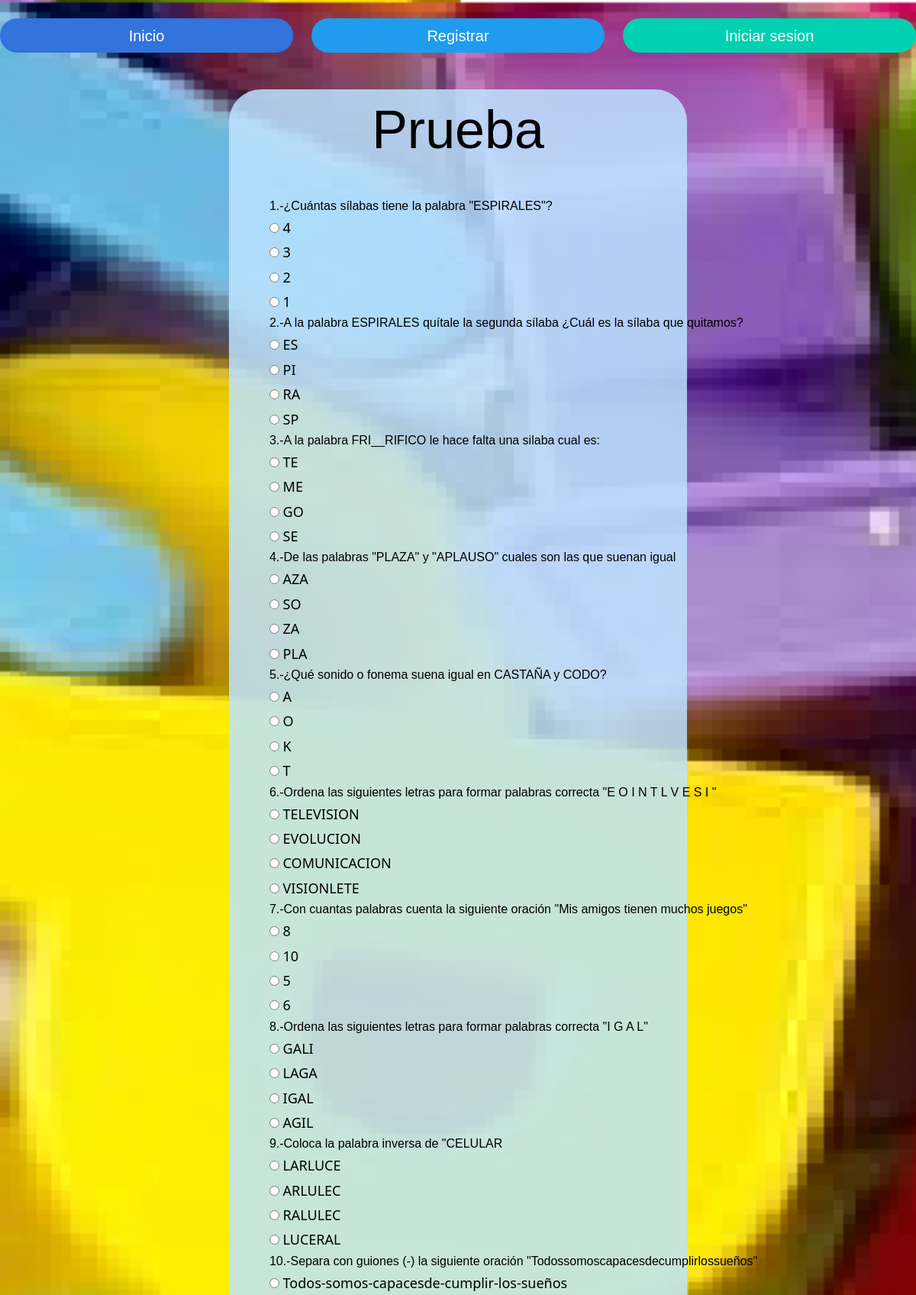
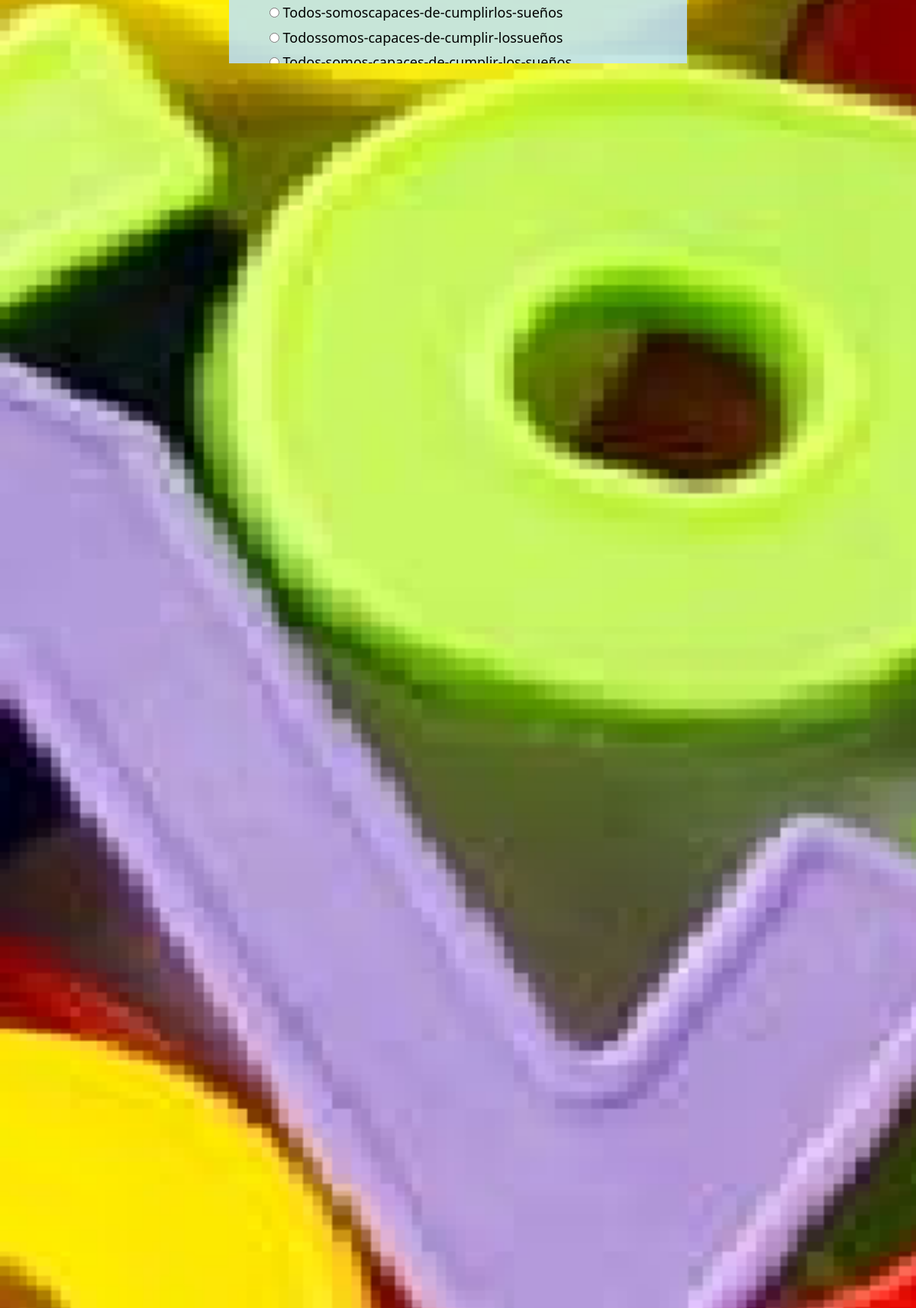
The page /DALA/Vista/pruebaPreguntas.php (upper part) on the database its author committed (2 pictures, top to bottom).
### tables this page shows
CREATE TABLE `preguntas` (
  `clave_pregunta` int(11) NOT NULL,
  `pregunta` longtext NOT NULL,
  `clasificacion` varchar(60) NOT NULL,
  `respuesta1` varchar(60) NOT NULL,
  `respuesta2` varchar(60) NOT NULL,
  `respuesta3` varchar(60) NOT NULL,
  `respuesta4` varchar(60) NOT NULL,
  `respuesta_correcta` varchar(60) NOT NULL
);

### DALA/Vista/pruebaPreguntas.php (the view, shortened to what this page needs)
<!DOCTYPE html>
<head>
    <link rel="stylesheet" href="../Estilos/bulma.css">
    <link rel="stylesheet" href="../Estilos/img.css">
</head>
<body><br>
    <div class="columns">
        <div class="column" align="center"><a class="button is-medium is-link is-rounded is-fullwidth"
                href="../Index.html">Inicio</a></div>
        <div class="column" align="center"><a class="button is-medium is-info is-rounded is-fullwidth"
                href="../Vista/Registro.html">Registrar</a></div>
        <div class="column" align="center"><a class="button is-medium is-primary is-rounded is-fullwidth"
                href="../Vista/InicioSesion.html">Iniciar sesion</a></div>
    </div><br>
    <?php
function connect()
{
return new mysqli("bonneville.websitewelcome.com", "utn5prgc", "q3#rR3rpx#x8dH2v", "utn5prgc_qwerty");
}
$con = connect();
$query = "select * from preguntas";
$res = $con->query($query);
$formulario = "<form class='prueba' id='form' name='form1' method='post' action='Prueba.php'>
    <h1 align='center'>Prueba</h1><br><br>
    <div id='apDiv1'>
      <form action='Prueba.php' method='post'>
      <table width='700' border='0'>
  <tr>
    <td>&nbsp;</td>
    <td>&nbsp;</td>
    <td>&nbsp;</td>
    <td>&nbsp;</td>
    <td>&nbsp;</td>
    <td>&nbsp;</td>
    <td>&nbsp;</td>
    <td>&nbsp;</td>
    <td>&nbsp;</td>
    <td>
    	<div>";
$contador = 0;
$contadorPre = 1;
while ($row = mysqli_fetch_array($res)) {
    $formulario .= "<label for='radio'>$contadorPre.-$row[pregunta]</label><br>";
    $formulario .= "<p><input class='form-control validate['required]' type='radio'  name='respuesta[$contador]' value='1'required> $row[respuesta1]</p>";
    $formulario .= "<p><input class='form-control validate['required]' type='radio'  name='respuesta[$contador]' value='2'> $row[respuesta2]</p>";
    $formulario .= "<p><input class='form-control validate['required]' type='radio'  name='respuesta[$contador]' value='3'> $row[respuesta3]</p>";
    $formulario .= "<p><input class='form-control validate['required]' type='radio'  name='respuesta[$contador]' value='4'> $row[respuesta4]</p>";
    $contador++;
    $contadorPre++;
}
$formulario .= "<input class='button is-success is-rounded' type='submit' name='bt_enviar' id='bt_enviar' value='Enviar' />
      </form>
      </div>
    </div>
    </td>
  </tr>
</table>
</form>";
echo $formulario;
?>
</body>
</html>

### DALA/Estilos/img.css (style rules this page uses)
.prueba { border-radius: 42px 42px 42px 42px; -moz-border-radius: 42px 42px 42px 42px; -webkit-border-radius: 42px 42px 42px 42px; border: 0px solid #000000; background-color:#bde3ffd8; width:50%; margin: auto; text-align:left; align-content: left; padding:0.8em; }

### rows shown on the page
preguntas: pregunta "¿Cuántas sílabas tiene la palabra \"ESPIRALES\"?", respuesta1 "4", respuesta2 "3", respuesta3 "2", respuesta4 "1"
preguntas: pregunta "A la palabra ESPIRALES quítale la segunda sílaba ¿Cuál es la sílaba que quitamos?", respuesta1 "ES", respuesta2 "PI", respuesta3 "RA", respuesta4 "SP"
preguntas: pregunta "A la palabra FRI__RIFICO le hace falta una silaba cual es:", respuesta1 "TE", respuesta2 "ME", respuesta3 "GO", respuesta4 "SE"
preguntas: pregunta "De las palabras \"PLAZA\" y \"APLAUSO\" cuales son las que suenan igual", respuesta1 "AZA", respuesta2 "SO", respuesta3 "ZA", respuesta4 "PLA"
preguntas: pregunta "¿Qué sonido o fonema suena igual en CASTAÑA y CODO?", respuesta1 "A", respuesta2 "O", respuesta3 "K", respuesta4 "T"
preguntas: pregunta "Ordena las siguientes letras para formar palabras correcta \"E O I N T L V E S I \"", respuesta1 "TELEVISION", respuesta2 "EVOLUCION", respuesta3 "COMUNICACION", respuesta4 "VISIONLETE"
preguntas: pregunta "Con cuantas palabras cuenta la siguiente oración \"Mis amigos tienen muchos juegos\"", respuesta1 "8", respuesta2 "10", respuesta3 "5", respuesta4 "6"
preguntas: pregunta "Ordena las siguientes letras para formar palabras correcta \"I G A L\"", respuesta1 "GALI", respuesta2 "LAGA", respuesta3 "IGAL", respuesta4 "AGIL"
preguntas: pregunta "Coloca la palabra inversa de \"CELULAR", respuesta1 "LARLUCE", respuesta2 "ARLULEC", respuesta3 "RALULEC", respuesta4 "LUCERAL"
preguntas: pregunta "Separa con guiones (-) la siguiente oración \"Todossomoscapacesdecumplirlossueños\"", respuesta1 "Todos-somos-capacesde-cumplir-los-sueños", respuesta2 "Todos-somoscapaces-de-cumplirlos-sueños", respuesta3 "Todossomos-capaces-de-cumplir-lossueños", respuesta4 "Todos-somos-capaces-de-cumplir-los-sueños"
preguntas: pregunta "¿Cual de las siguientes palabras existe?", respuesta1 "Bravo", respuesta3 "Brano", respuesta4 "Cravo"
preguntas: pregunta "Coloca la palabra inversa de \"ALIMENTAR\"", respuesta1 "RATNEMILA", respuesta2 "RANTEMILA", respuesta3 "RATMENILA"
preguntas: pregunta "¿Cuántas sílabas tiene la palabra \"PLURALIZACION\"?"
preguntas: pregunta "Ordena las siguientes letras para formar la palabra correcta \"A M O V I U T L O\"", respuesta4 "AUTOMOVIL"
preguntas: pregunta "¿Cuántas sílabas tiene la palabra \"ELECTROCARDIOGRAMA\"?", respuesta1 "9", respuesta2 "8", respuesta3 "7", respuesta4 "6"
preguntas: pregunta "Coloca la palabra inversa de \"OVOVIVIPARO\"", respuesta1 "PIVIORAVOVO", respuesta2 "VIVIPAROOVO", respuesta3 "ORAPIVIVOVO", respuesta4 "VOVOPIRAVIA"
preguntas: pregunta "Ordena las siguientes letras para formar la palabra correcta \"O V I E I R D T D\"", respuesta1 "OVIEIRDT", respuesta2 "DROVIERTD"
preguntas: pregunta "Ordena las siguientes letras para formar la palabra correcta \"C T R O E L S C T I E D O M E O\"", respuesta3 "AUTODOMESTICOS", respuesta4 "ELECTRODOMESTICO"
preguntas: pregunta "¿Cuántas sílabas tiene la palabra \"MINIMALISTA\"?", respuesta1 "4", respuesta3 "5", respuesta4 "4"
preguntas: pregunta "¿Cuántas sílabas tiene la palabra \"ACTIVIDADES\"?", respuesta1 "3"
preguntas: pregunta "cuantas silabas tiene la palabra Aguacate"
